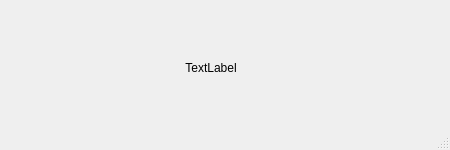
<?xml version="1.0" encoding="UTF-8"?>
<ui version="4.0">
 <class>MainWindow</class>
 <widget class="QMainWindow" name="MainWindow">
  <property name="geometry">
   <rect>
    <x>0</x>
    <y>0</y>
    <width>450</width>
    <height>150</height>
   </rect>
  </property>
  <property name="windowTitle">
   <string>MainWindow</string>
  </property>
  <widget class="QWidget" name="centralwidget">
   <widget class="QLabel" name="label">
    <property name="geometry">
     <rect>
      <x>180</x>
      <y>60</y>
      <width>62</width>
      <height>15</height>
     </rect>
    </property>
    <property name="text">
     <string>TextLabel</string>
    </property>
    <property name="alignment">
     <set>Qt::AlignCenter</set>
    </property>
   </widget>
  </widget>
  <widget class="QStatusBar" name="statusbar"/>
 </widget>
 <resources/>
 <connections/>
</ui>
